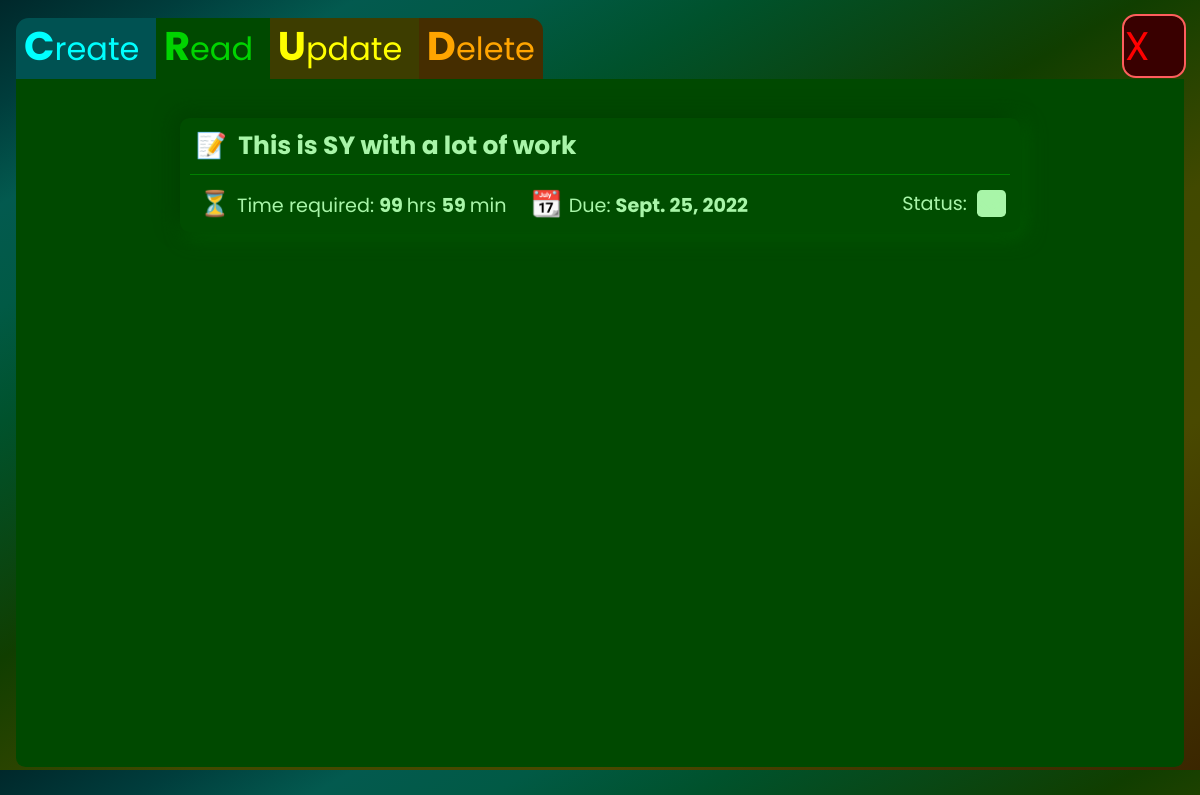
The app's page /crud/ (signed in) with its own data.
### crudx/models.py (models this page shows)
class ToDo(models.Model):
    info = models.CharField(
                    max_length=250,
                    null=False)
    duration_hrs = models.IntegerField(
                        default=0,
                        validators=[MinValueValidator(0), MaxValueValidator(99)], null=True)
    duration_min = models.IntegerField(
                        default=0,
                        validators=[MinValueValidator(0), MaxValueValidator(59)], null=True)
    duedate = models.DateField( default=date.today,
                validators=[MinValueValidator(date.today)])
    status = models.BooleanField(default=False)
    color = models.CharField(max_length=10, default="green")
    user = models.ForeignKey(
        settings.AUTH_USER_MODEL,
        on_delete=models.CASCADE,
    )

### crudx/views.py (the view)
# urls.py: path('crud/',views.crud, name='crud'),
def crud(request):
    data = { 'user': User,
                'username':request.user.username,
                'tasks': []
                }
    data['firstname'] = User.objects.get(username=data['username']).first_name
    task_list = get_tasks(request)
    data['tasks'] = task_list
    return render(request,'crudx/crud.html',data)

### crudx/views.py (called while the page is built)
def get_tasks(request, new_task=None):
    id = User.objects.get(
            username=request.user.username).id
    task_list = list(ToDo.objects.filter(user=id))
    if new_task is not None:
        task_list.append(new_task)
    return task_list

### crudx/templates/crudx/crud.html (shortened to what this page needs)
{% extends "crudx/index.html" %}
{% block content %}
  <div class="main-wrapper">
    {% include "crudx/crudNav.html" %}
    <div class="my-container to-bottom" id="my-container">
        <div id="R-section">
        {% include "crudx/read.html" %}
        </div>
    </div>
{% endblock %}

### crudx/templates/crudx/read.html (shortened to what this page needs)
<div class="my-table">
  {% if tasks %}
    {% for task in tasks reversed%}
    <div id="row-{{forloop.counter}}" class="table-row">
      <div class="table-sub-row1">
        <li>
        <strong>
          <span class="table-title table-item-margin">
            {{task.info}}
          </span>
        </strong>
        </li>
      </div>
      <div class="table-sub-row2">
        <span class="table-item-margin time-reqd">
          Time required: <strong> {{task.duration_hrs}} </strong> hrs <strong> {{task.duration_min}} </strong> min
        </span>
        <span class="table-item-margin due">Due: <strong> {{task.duedate}} </strong> </span>
        <span class="status-wrapper">
          <span> Status: </span>
          <span id="status-bg-{{forloop.counter}}" class="status-box">
            <svg id="status-{{forloop.counter}}" class="bi-check" xmlns="http://www.w3.org/2000/svg" width="16" height="16"
              fill="currentColor" class="bi bi-check" viewBox="0 0 16 16">
              <path
                d="M10.97 4.97a.75.75 0 0 1 1.07 1.05l-3.99 4.99a.75.75 0 0 1-1.08.02L4.324 8.384a.75.75 0 1 1 1.06-1.06l2.094 2.093 3.473-4.425a.267.267 0 0 1 .02-.022z" />
            </svg>
          </span>
        </span>
      </div>
    </div>
  {% endfor %}
  {% else %}
  <div style="font-size: 2em; height:60vh; color: rgba(255,255,255,0.3); margin: 0.5em" class="d-flex justify-content-center align-items-center"> Please add a task from create section</div>
  {% endif %}
</div>

### records on screen
ToDo: info "This is SY with a lot of work", duration_hrs "99", duration_min "59", duedate "Sept. 25, 2022"
